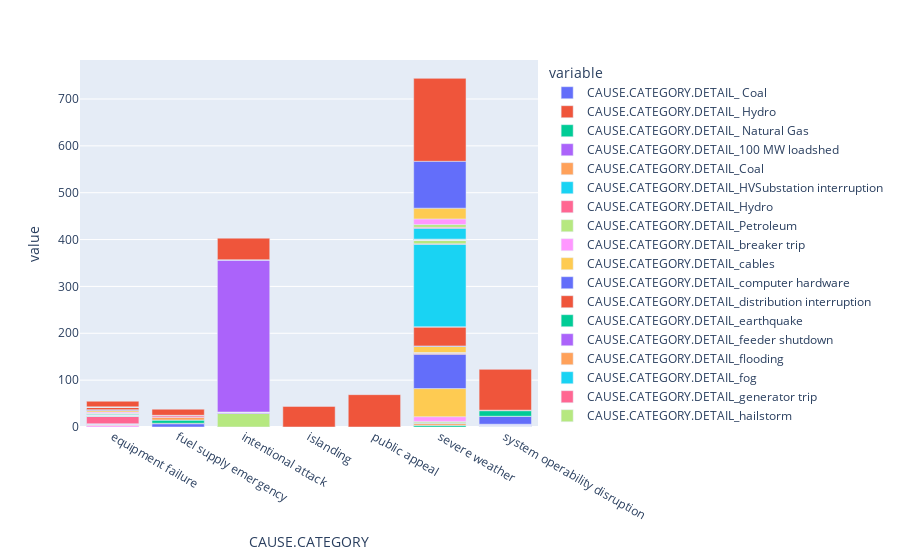

Notebook source saved alongside this figure:
### Code cell
df_cause = df_dropped[['CAUSE.CATEGORY', 'CAUSE.CATEGORY.DETAIL']]
df_cause = pd.get_dummies(df_cause, columns=['CAUSE.CATEGORY.DETAIL'], dummy_na=True, prefix='CAUSE.CATEGORY.DETAIL')
df_cause.groupby('CAUSE.CATEGORY').agg('sum').plot(kind='bar')
#df_cause

### Figure 1 — Plotly figure (JSON) as saved in the notebook; plotly's stock layout.template omitted (floating-point values rounded to 4 significant figures)
{"data": [{"alignmentgroup": "True", "hovertemplate": "variable=CAUSE.CATEGORY.DETAIL_ Coal<br>CAUSE.CATEGORY=%{x}<br>value=%{y}<extra></extra>", "legendgroup": "CAUSE.CATEGORY.DETAIL_ Coal", "marker": {"color": "#636efa", "pattern": {"shape": ""}}, "name": "CAUSE.CATEGORY.DETAIL_ Coal", "offsetgroup": "CAUSE.CATEGORY.DETAIL_ Coal", "orientation": "v", "showlegend": true, "textposition": "auto", "type": "bar", "x": ["equipment failure", "fuel supply emergency", "intentional attack", "islanding", "public appeal", "severe weather", "system operability disruption"], "xaxis": "x", "y": [0, 7, 0, 0, 0, 0, 0], "yaxis": "y"}, {"alignmentgroup": "True", "hovertemplate": "variable=CAUSE.CATEGORY.DETAIL_ Hydro<br>CAUSE.CATEGORY=%{x}<br>value=%{y}<extra></extra>", "legendgroup": "CAUSE.CATEGORY.DETAIL_ Hydro", "marker": {"color": "#EF553B", "pattern": {"shape": ""}}, "name": "CAUSE.CATEGORY.DETAIL_ Hydro", "offsetgroup": "CAUSE.CATEGORY.DETAIL_ Hydro", "orientation": "v", "showlegend": true, "textposition": "auto", "type": "bar", "x": ["equipment failure", "fuel supply emergency", "intentional attack", "islanding", "public appeal", "severe weather", "system operability disruption"], "xaxis": "x", "y": [0, 1, 0, 0, 0, 0, 0], "yaxis": "y"}, {"alignmentgroup": "True", "hovertemplate": "variable=CAUSE.CATEGORY.DETAIL_ Natural Gas<br>CAUSE.CATEGORY=%{x}<br>value=%{y}<extra></extra>", "legendgroup": "CAUSE.CATEGORY.DETAIL_ Natural Gas", "marker": {"color": "#00cc96", "pattern": {"shape": ""}}, "name": "CAUSE.CATEGORY.DETAIL_ Natural Gas", "offsetgroup": "CAUSE.CATEGORY.DETAIL_ Natural Gas", "orientation": "v", "showlegend": true, "textposition": "auto", "type": "bar", "x": ["equipment failure", "fuel supply emergency", "intentional attack", "islanding", "public appeal", "severe weather", "system operability disruption"], "xaxis": "x", "y": [0, 7, 0, 0, 0, 0, 0], "yaxis": "y"}, {"alignmentgroup": "True", "hovertemplate": "variable=CAUSE.CATEGORY.DETAIL_100 MW loadshed<br>CAUSE.CATEGORY=%{x}<br>value=%{y}<extra></extra>", "legendgroup": "CAUSE.CATEGORY.DETAIL_100 MW loadshed", "marker": {"color": "#ab63fa", "pattern": {"shape": ""}}, "name": "CAUSE.CATEGORY.DETAIL_100 MW loadshed", "offsetgroup": "CAUSE.CATEGORY.DETAIL_100 MW loadshed", "orientation": "v", "showlegend": true, "textposition": "auto", "type": "bar", "x": ["equipment failure", "fuel supply emergency", "intentional attack", "islanding", "public appeal", "severe weather", "system operability disruption"], "xaxis": "x", "y": [0, 0, 0, 0, 0, 0, 1], "yaxis": "y"}, {"alignmentgroup": "True", "hovertemplate": "variable=CAUSE.CATEGORY.DETAIL_Coal<br>CAUSE.CATEGORY=%{x}<br>value=%{y}<extra></extra>", "legendgroup": "CAUSE.CATEGORY.DETAIL_Coal", "marker": {"color": "#FFA15A", "pattern": {"shape": ""}}, "name": "CAUSE.CATEGORY.DETAIL_Coal", "offsetgroup": "CAUSE.CATEGORY.DETAIL_Coal", "orientation": "v", "showlegend": true, "textposition": "auto", "type": "bar", "x": ["equipment failure", "fuel supply emergency", "intentional attack", "islanding", "public appeal", "severe weather", "system operability disruption"], "xaxis": "x", "y": [0, 6, 0, 0, 0, 0, 0], "yaxis": "y"}, {"alignmentgroup": "True", "hovertemplate": "variable=CAUSE.CATEGORY.DETAIL_HVSubstation interruption<br>CAUSE.CATEGORY=%{x}<br>value=%{y}<extra></extra>", "legendgroup": "CAUSE.CATEGORY.DETAIL_HVSubstation interruption", "marker": {"color": "#19d3f3", "pattern": {"shape": ""}}, "name": "CAUSE.CATEGORY.DETAIL_HVSubstation interruption", "offsetgroup": "CAUSE.CATEGORY.DETAIL_HVSubstation interruption", "orientation": "v", "showlegend": true, "textposition": "auto", "type": "bar", "x": ["equipment failure", "fuel supply emergency", "intentional attack", "islanding", "public appeal", "severe weather", "system operability disruption"], "xaxis": "x", "y": [0, 0, 0, 0, 0, 0, 1], "yaxis": "y"}, {"alignmentgroup": "True", "hovertemplate": "variable=CAUSE.CATEGORY.DETAIL_Hydro<br>CAUSE.CATEGORY=%{x}<br>value=%{y}<extra></extra>", "legendgroup": "CAUSE.CATEGORY.DETAIL_Hydro", "marker": {"color": "#FF6692", "pattern": {"shape": ""}}, "name": "CAUSE.CATEGORY.DETAIL_Hydro", "offsetgroup": "CAUSE.CATEGORY.DETAIL_Hydro", "orientation": "v", "showlegend": true, "textposition": "auto", "type": "bar", "x": ["equipment failure", "fuel supply emergency", "intentional attack", "islanding", "public appeal", "severe weather", "system operability disruption"], "xaxis": "x", "y": [0, 3, 0, 0, 0, 0, 0], "yaxis": "y"}, {"alignmentgroup": "True", "hovertemplate": "variable=CAUSE.CATEGORY.DETAIL_Petroleum<br>CAUSE.CATEGORY=%{x}<br>value=%{y}<extra></extra>", "legendgroup": "CAUSE.CATEGORY.DETAIL_Petroleum", "marker": {"color": "#B6E880", "pattern": {"shape": ""}}, "name": "CAUSE.CATEGORY.DETAIL_Petroleum", "offsetgroup": "CAUSE.CATEGORY.DETAIL_Petroleum", "orientation": "v", "showlegend": true, "textposition": "auto", "type": "bar", "x": ["equipment failure", "fuel supply emergency", "intentional attack", "islanding", "public appeal", "severe weather", "system operability disruption"], "xaxis": "x", "y": [0, 1, 0, 0, 0, 0, 0], "yaxis": "y"}, {"alignmentgroup": "True", "hovertemplate": "variable=CAUSE.CATEGORY.DETAIL_breaker trip<br>CAUSE.CATEGORY=%{x}<br>value=%{y}<extra></extra>", "legendgroup": "CAUSE.CATEGORY.DETAIL_breaker trip", "marker": {"color": "#FF97FF", "pattern": {"shape": ""}}, "name": "CAUSE.CATEGORY.DETAIL_breaker trip", "offsetgroup": "CAUSE.CATEGORY.DETAIL_breaker trip", "orientation": "v", "showlegend": true, "textposition": "auto", "type": "bar", "x": ["equipment failure", "fuel supply emergency", "intentional attack", "islanding", "public appeal", "severe weather", "system operability disruption"], "xaxis": "x", "y": [4, 0, 0, 0, 0, 0, 0], "yaxis": "y"}, {"alignmentgroup": "True", "hovertemplate": "variable=CAUSE.CATEGORY.DETAIL_cables<br>CAUSE.CATEGORY=%{x}<br>value=%{y}<extra></extra>", "legendgroup": "CAUSE.CATEGORY.DETAIL_cables", "marker": {"color": "#FECB52", "pattern": {"shape": ""}}, "name": "CAUSE.CATEGORY.DETAIL_cables", "offsetgroup": "CAUSE.CATEGORY.DETAIL_cables", "orientation": "v", "showlegend": true, "textposition": "auto", "type": "bar", "x": ["equipment failure", "fuel supply emergency", "intentional attack", "islanding", "public appeal", "severe weather", "system operability disruption"], "xaxis": "x", "y": [1, 0, 0, 0, 0, 0, 0], "yaxis": "y"}, {"alignmentgroup": "True", "hovertemplate": "variable=CAUSE.CATEGORY.DETAIL_computer hardware<br>CAUSE.CATEGORY=%{x}<br>value=%{y}<extra></extra>", "legendgroup": "CAUSE.CATEGORY.DETAIL_computer hardware", "marker": {"color": "#636efa", "pattern": {"shape": ""}}, "name": "CAUSE.CATEGORY.DETAIL_computer hardware", "offsetgroup": "CAUSE.CATEGORY.DETAIL_computer hardware", "orientation": "v", "showlegend": true, "textposition": "auto", "type": "bar", "x": ["equipment failure", "fuel supply emergency", "intentional attack", "islanding", "public appeal", "severe weather", "system operability disruption"], "xaxis": "x", "y": [1, 0, 0, 0, 0, 0, 0], "yaxis": "y"}, {"alignmentgroup": "True", "hovertemplate": "variable=CAUSE.CATEGORY.DETAIL_distribution interruption<br>CAUSE.CATEGORY=%{x}<br>value=%{y}<extra></extra>", "legendgroup": "CAUSE.CATEGORY.DETAIL_distribution interruption", "marker": {"color": "#EF553B", "pattern": {"shape": ""}}, "name": "CAUSE.CATEGORY.DETAIL_distribution interruption", "offsetgroup": "CAUSE.CATEGORY.DETAIL_distribution interruption", "orientation": "v", "showlegend": true, "textposition": "auto", "type": "bar", "x": ["equipment failure", "fuel supply emergency", "intentional attack", "islanding", "public appeal", "severe weather", "system operability disruption"], "xaxis": "x", "y": [0, 0, 0, 0, 0, 0, 2], "yaxis": "y"}, {"alignmentgroup": "True", "hovertemplate": "variable=CAUSE.CATEGORY.DETAIL_earthquake<br>CAUSE.CATEGORY=%{x}<br>value=%{y}<extra></extra>", "legendgroup": "CAUSE.CATEGORY.DETAIL_earthquake", "marker": {"color": "#00cc96", "pattern": {"shape": ""}}, "name": "CAUSE.CATEGORY.DETAIL_earthquake", "offsetgroup": "CAUSE.CATEGORY.DETAIL_earthquake", "orientation": "v", "showlegend": true, "textposition": "auto", "type": "bar", "x": ["equipment failure", "fuel supply emergency", "intentional attack", "islanding", "public appeal", "severe weather", "system operability disruption"], "xaxis": "x", "y": [0, 0, 0, 0, 0, 4, 0], "yaxis": "y"}, {"alignmentgroup": "True", "hovertemplate": "variable=CAUSE.CATEGORY.DETAIL_feeder shutdown<br>CAUSE.CATEGORY=%{x}<br>value=%{y}<extra></extra>", "legendgroup": "CAUSE.CATEGORY.DETAIL_feeder shutdown", "marker": {"color": "#ab63fa", "pattern": {"shape": ""}}, "name": "CAUSE.CATEGORY.DETAIL_feeder shutdown", "offsetgroup": "CAUSE.CATEGORY.DETAIL_feeder shutdown", "orientation": "v", "showlegend": true, "textposition": "auto", "type": "bar", "x": ["equipment failure", "fuel supply emergency", "intentional attack", "islanding", "public appeal", "severe weather", "system operability disruption"], "xaxis": "x", "y": [1, 0, 0, 0, 0, 0, 0], "yaxis": "y"}, {"alignmentgroup": "True", "hovertemplate": "variable=CAUSE.CATEGORY.DETAIL_flooding<br>CAUSE.CATEGORY=%{x}<br>value=%{y}<extra></extra>", "legendgroup": "CAUSE.CATEGORY.DETAIL_flooding", "marker": {"color": "#FFA15A", "pattern": {"shape": ""}}, "name": "CAUSE.CATEGORY.DETAIL_flooding", "offsetgroup": "CAUSE.CATEGORY.DETAIL_flooding", "orientation": "v", "showlegend": true, "textposition": "auto", "type": "bar", "x": ["equipment failure", "fuel supply emergency", "intentional attack", "islanding", "public appeal", "severe weather", "system operability disruption"], "xaxis": "x", "y": [0, 0, 0, 0, 0, 4, 0], "yaxis": "y"}, {"alignmentgroup": "True", "hovertemplate": "variable=CAUSE.CATEGORY.DETAIL_fog<br>CAUSE.CATEGORY=%{x}<br>value=%{y}<extra></extra>", "legendgroup": "CAUSE.CATEGORY.DETAIL_fog", "marker": {"color": "#19d3f3", "pattern": {"shape": ""}}, "name": "CAUSE.CATEGORY.DETAIL_fog", "offsetgroup": "CAUSE.CATEGORY.DETAIL_fog", "orientation": "v", "showlegend": true, "textposition": "auto", "type": "bar", "x": ["equipment failure", "fuel supply emergency", "intentional attack", "islanding", "public appeal", "severe weather", "system operability disruption"], "xaxis": "x", "y": [0, 0, 0, 0, 0, 1, 0], "yaxis": "y"}, {"alignmentgroup": "True", "hovertemplate": "variable=CAUSE.CATEGORY.DETAIL_generator trip<br>CAUSE.CATEGORY=%{x}<br>value=%{y}<extra></extra>", "legendgroup": "CAUSE.CATEGORY.DETAIL_generator trip", "marker": {"color": "#FF6692", "pattern": {"shape": ""}}, "name": "CAUSE.CATEGORY.DETAIL_generator trip", "offsetgroup": "CAUSE.CATEGORY.DETAIL_generator trip", "orientation": "v", "showlegend": true, "textposition": "auto", "type": "bar", "x": ["equipment failure", "fuel supply emergency", "intentional attack", "islanding", "public appeal", "severe weather", "system operability disruption"], "xaxis": "x", "y": [16, 0, 0, 0, 0, 0, 0], "yaxis": "y"}, {"alignmentgroup": "True", "hovertemplate": "variable=CAUSE.CATEGORY.DETAIL_hailstorm<br>CAUSE.CATEGORY=%{x}<br>value=%{y}<extra></extra>", "legendgroup": "CAUSE.CATEGORY.DETAIL_hailstorm", "marker": {"color": "#B6E880", "pattern": {"shape": ""}}, "name": "CAUSE.CATEGORY.DETAIL_hailstorm", "offsetgroup": "CAUSE.CATEGORY.DETAIL_hailstorm", "orientation": "v", "showlegend": true, "textposition": "auto", "type": "bar", "x": ["equipment failure", "fuel supply emergency", "intentional attack", "islanding", "public appeal", "severe weather", "system operability disruption"], "xaxis": "x", "y": [0, 0, 0, 0, 0, 3, 0], "yaxis": "y"}, {"alignmentgroup": "True", "hovertemplate": "variable=CAUSE.CATEGORY.DETAIL_heatwave<br>CAUSE.CATEGORY=%{x}<br>value=%{y}<extra></extra>", "legendgroup": "CAUSE.CATEGORY.DETAIL_heatwave", "marker": {"color": "#FF97FF", "pattern": {"shape": ""}}, "name": "CAUSE.CATEGORY.DETAIL_heatwave", "offsetgroup": "CAUSE.CATEGORY.DETAIL_heatwave", "orientation": "v", "showlegend": true, "textposition": "auto", "type": "bar", "x": ["equipment failure", "fuel supply emergency", "intentional attack", "islanding", "public appeal", "severe weather", "system operability disruption"], "xaxis": "x", "y": [0, 0, 0, 0, 0, 10, 0], "yaxis": "y"}, {"alignmentgroup": "True", "hovertemplate": "variable=CAUSE.CATEGORY.DETAIL_heavy wind<br>CAUSE.CATEGORY=%{x}<br>value=%{y}<extra></extra>", "legendgroup": "CAUSE.CATEGORY.DETAIL_heavy wind", "marker": {"color": "#FECB52", "pattern": {"shape": ""}}, "name": "CAUSE.CATEGORY.DETAIL_heavy wind", "offsetgroup": "CAUSE.CATEGORY.DETAIL_heavy wind", "orientation": "v", "showlegend": true, "textposition": "auto", "type": "bar", "x": ["equipment failure", "fuel supply emergency", "intentional attack", "islanding", "public appeal", "severe weather", "system operability disruption"], "xaxis": "x", "y": [0, 0, 0, 0, 0, 60, 0], "yaxis": "y"}, {"alignmentgroup": "True", "hovertemplate": "variable=CAUSE.CATEGORY.DETAIL_hurricanes<br>CAUSE.CATEGORY=%{x}<br>value=%{y}<extra></extra>", "legendgroup": "CAUSE.CATEGORY.DETAIL_hurricanes", "marker": {"color": "#636efa", "pattern": {"shape": ""}}, "name": "CAUSE.CATEGORY.DETAIL_hurricanes", "offsetgroup": "CAUSE.CATEGORY.DETAIL_hurricanes", "orientation": "v", "showlegend": true, "textposition": "auto", "type": "bar", "x": ["equipment failure", "fuel supply emergency", "intentional attack", "islanding", "public appeal", "severe weather", "system operability disruption"], "xaxis": "x", "y": [0, 0, 0, 0, 0, 73, 0], "yaxis": "y"}, {"alignmentgroup": "True", "hovertemplate": "variable=CAUSE.CATEGORY.DETAIL_lightning<br>CAUSE.CATEGORY=%{x}<br>value=%{y}<extra></extra>", "legendgroup": "CAUSE.CATEGORY.DETAIL_lightning", "marker": {"color": "#EF553B", "pattern": {"shape": ""}}, "name": "CAUSE.CATEGORY.DETAIL_lightning", "offsetgroup": "CAUSE.CATEGORY.DETAIL_lightning", "orientation": "v", "showlegend": true, "textposition": "auto", "type": "bar", "x": ["equipment failure", "fuel supply emergency", "intentional attack", "islanding", "public appeal", "severe weather", "system operability disruption"], "xaxis": "x", "y": [0, 0, 0, 0, 0, 3, 0], "yaxis": "y"}, {"alignmentgroup": "True", "hovertemplate": "variable=CAUSE.CATEGORY.DETAIL_line fault<br>CAUSE.CATEGORY=%{x}<br>value=%{y}<extra></extra>", "legendgroup": "CAUSE.CATEGORY.DETAIL_line fault", "marker": {"color": "#00cc96", "pattern": {"shape": ""}}, "name": "CAUSE.CATEGORY.DETAIL_line fault", "offsetgroup": "CAUSE.CATEGORY.DETAIL_line fault", "orientation": "v", "showlegend": true, "textposition": "auto", "type": "bar", "x": ["equipment failure", "fuel supply emergency", "intentional attack", "islanding", "public appeal", "severe weather", "system operability disruption"], "xaxis": "x", "y": [1, 0, 0, 0, 0, 0, 0], "yaxis": "y"}, {"alignmentgroup": "True", "hovertemplate": "variable=CAUSE.CATEGORY.DETAIL_majorsystem interruption<br>CAUSE.CATEGORY=%{x}<br>value=%{y}<extra></extra>", "legendgroup": "CAUSE.CATEGORY.DETAIL_majorsystem interruption", "marker": {"color": "#ab63fa", "pattern": {"shape": ""}}, "name": "CAUSE.CATEGORY.DETAIL_majorsystem interruption", "offsetgroup": "CAUSE.CATEGORY.DETAIL_majorsystem interruption", "orientation": "v", "showlegend": true, "textposition": "auto", "type": "bar", "x": ["equipment failure", "fuel supply emergency", "intentional attack", "islanding", "public appeal", "severe weather", "system operability disruption"], "xaxis": "x", "y": [0, 0, 0, 0, 0, 0, 1], "yaxis": "y"}, {"alignmentgroup": "True", "hovertemplate": "variable=CAUSE.CATEGORY.DETAIL_plant trip<br>CAUSE.CATEGORY=%{x}<br>value=%{y}<extra></extra>", "legendgroup": "CAUSE.CATEGORY.DETAIL_plant trip", "marker": {"color": "#FFA15A", "pattern": {"shape": ""}}, "name": "CAUSE.CATEGORY.DETAIL_plant trip", "offsetgroup": "CAUSE.CATEGORY.DETAIL_plant trip", "orientation": "v", "showlegend": true, "textposition": "auto", "type": "bar", "x": ["equipment failure", "fuel supply emergency", "intentional attack", "islanding", "public appeal", "severe weather", "system operability disruption"], "xaxis": "x", "y": [1, 0, 0, 0, 0, 0, 0], "yaxis": "y"}, {"alignmentgroup": "True", "hovertemplate": "variable=CAUSE.CATEGORY.DETAIL_public appeal<br>CAUSE.CATEGORY=%{x}<br>value=%{y}<extra></extra>", "legendgroup": "CAUSE.CATEGORY.DETAIL_public appeal", "marker": {"color": "#19d3f3", "pattern": {"shape": ""}}, "name": "CAUSE.CATEGORY.DETAIL_public appeal", "offsetgroup": "CAUSE.CATEGORY.DETAIL_public appeal", "orientation": "v", "showlegend": true, "textposition": "auto", "type": "bar", "x": ["equipment failure", "fuel supply emergency", "intentional attack", "islanding", "public appeal", "severe weather", "system operability disruption"], "xaxis": "x", "y": [0, 0, 0, 0, 0, 1, 0], "yaxis": "y"}, {"alignmentgroup": "True", "hovertemplate": "variable=CAUSE.CATEGORY.DETAIL_relaying malfunction<br>CAUSE.CATEGORY=%{x}<br>value=%{y}<extra></extra>", "legendgroup": "CAUSE.CATEGORY.DETAIL_relaying malfunction", "marker": {"color": "#FF6692", "pattern": {"shape": ""}}, "name": "CAUSE.CATEGORY.DETAIL_relaying malfunction", "offsetgroup": "CAUSE.CATEGORY.DETAIL_relaying malfunction", "orientation": "v", "showlegend": true, "textposition": "auto", "type": "bar", "x": ["equipment failure", "fuel supply emergency", "intentional attack", "islanding", "public appeal", "severe weather", "system operability disruption"], "xaxis": "x", "y": [1, 0, 0, 0, 0, 0, 0], "yaxis": "y"}, {"alignmentgroup": "True", "hovertemplate": "variable=CAUSE.CATEGORY.DETAIL_sabotage<br>CAUSE.CATEGORY=%{x}<br>value=%{y}<extra></extra>", "legendgroup": "CAUSE.CATEGORY.DETAIL_sabotage", "marker": {"color": "#B6E880", "pattern": {"shape": ""}}, "name": "CAUSE.CATEGORY.DETAIL_sabotage", "offsetgroup": "CAUSE.CATEGORY.DETAIL_sabotage", "orientation": "v", "showlegend": true, "textposition": "auto", "type": "bar", "x": ["equipment failure", "fuel supply emergency", "intentional attack", "islanding", "public appeal", "severe weather", "system operability disruption"], "xaxis": "x", "y": [0, 0, 29, 0, 0, 0, 0], "yaxis": "y"}, {"alignmentgroup": "True", "hovertemplate": "variable=CAUSE.CATEGORY.DETAIL_shed load<br>CAUSE.CATEGORY=%{x}<br>value=%{y}<extra></extra>", "legendgroup": "CAUSE.CATEGORY.DETAIL_shed load", "marker": {"color": "#FF97FF", "pattern": {"shape": ""}}, "name": "CAUSE.CATEGORY.DETAIL_shed load", "offsetgroup": "CAUSE.CATEGORY.DETAIL_shed load", "orientation": "v", "showlegend": true, "textposition": "auto", "type": "bar", "x": ["equipment failure", "fuel supply emergency", "intentional attack", "islanding", "public appeal", "severe weather", "system operability disruption"], "xaxis": "x", "y": [0, 0, 0, 0, 0, 0, 1], "yaxis": "y"}, {"alignmentgroup": "True", "hovertemplate": "variable=CAUSE.CATEGORY.DETAIL_snow/ice <br>CAUSE.CATEGORY=%{x}<br>value=%{y}<extra></extra>", "legendgroup": "CAUSE.CATEGORY.DETAIL_snow/ice ", "marker": {"color": "#FECB52", "pattern": {"shape": ""}}, "name": "CAUSE.CATEGORY.DETAIL_snow/ice ", "offsetgroup": "CAUSE.CATEGORY.DETAIL_snow/ice ", "orientation": "v", "showlegend": true, "textposition": "auto", "type": "bar", "x": ["equipment failure", "fuel supply emergency", "intentional attack", "islanding", "public appeal", "severe weather", "system operability disruption"], "xaxis": "x", "y": [0, 0, 0, 0, 0, 13, 0], "yaxis": "y"}, {"alignmentgroup": "True", "hovertemplate": "variable=CAUSE.CATEGORY.DETAIL_snow/ice storm<br>CAUSE.CATEGORY=%{x}<br>value=%{y}<extra></extra>", "legendgroup": "CAUSE.CATEGORY.DETAIL_snow/ice storm", "marker": {"color": "#636efa", "pattern": {"shape": ""}}, "name": "CAUSE.CATEGORY.DETAIL_snow/ice storm", "offsetgroup": "CAUSE.CATEGORY.DETAIL_snow/ice storm", "orientation": "v", "showlegend": true, "textposition": "auto", "type": "bar", "x": ["equipment failure", "fuel supply emergency", "intentional attack", "islanding", "public appeal", "severe weather", "system operability disruption"], "xaxis": "x", "y": [0, 0, 0, 0, 0, 1, 0], "yaxis": "y"}, {"alignmentgroup": "True", "hovertemplate": "variable=CAUSE.CATEGORY.DETAIL_storm<br>CAUSE.CATEGORY=%{x}<br>value=%{y}<extra></extra>", "legendgroup": "CAUSE.CATEGORY.DETAIL_storm", "marker": {"color": "#EF553B", "pattern": {"shape": ""}}, "name": "CAUSE.CATEGORY.DETAIL_storm", "offsetgroup": "CAUSE.CATEGORY.DETAIL_storm", "orientation": "v", "showlegend": true, "textposition": "auto", "type": "bar", "x": ["equipment failure", "fuel supply emergency", "intentional attack", "islanding", "public appeal", "severe weather", "system operability disruption"], "xaxis": "x", "y": [0, 0, 0, 0, 0, 41, 0], "yaxis": "y"}, {"alignmentgroup": "True", "hovertemplate": "variable=CAUSE.CATEGORY.DETAIL_substation<br>CAUSE.CATEGORY=%{x}<br>value=%{y}<extra></extra>", "legendgroup": "CAUSE.CATEGORY.DETAIL_substation", "marker": {"color": "#00cc96", "pattern": {"shape": ""}}, "name": "CAUSE.CATEGORY.DETAIL_substation", "offsetgroup": "CAUSE.CATEGORY.DETAIL_substation", "orientation": "v", "showlegend": true, "textposition": "auto", "type": "bar", "x": ["equipment failure", "fuel supply emergency", "intentional attack", "islanding", "public appeal", "severe weather", "system operability disruption"], "xaxis": "x", "y": [2, 0, 0, 0, 0, 0, 0], "yaxis": "y"}, {"alignmentgroup": "True", "hovertemplate": "variable=CAUSE.CATEGORY.DETAIL_suspicious activity<br>CAUSE.CATEGORY=%{x}<br>value=%{y}<extra></extra>", "legendgroup": "CAUSE.CATEGORY.DETAIL_suspicious activity", "marker": {"color": "#ab63fa", "pattern": {"shape": ""}}, "name": "CAUSE.CATEGORY.DETAIL_suspicious activity", "offsetgroup": "CAUSE.CATEGORY.DETAIL_suspicious activity", "orientation": "v", "showlegend": true, "textposition": "auto", "type": "bar", "x": ["equipment failure", "fuel supply emergency", "intentional attack", "islanding", "public appeal", "severe weather", "system operability disruption"], "xaxis": "x", "y": [0, 0, 3, 0, 0, 0, 0], "yaxis": "y"}, {"alignmentgroup": "True", "hovertemplate": "variable=CAUSE.CATEGORY.DETAIL_switching<br>CAUSE.CATEGORY=%{x}<br>value=%{y}<extra></extra>", "legendgroup": "CAUSE.CATEGORY.DETAIL_switching", "marker": {"color": "#FFA15A", "pattern": {"shape": ""}}, "name": "CAUSE.CATEGORY.DETAIL_switching", "offsetgroup": "CAUSE.CATEGORY.DETAIL_switching", "orientation": "v", "showlegend": true, "textposition": "auto", "type": "bar", "x": ["equipment failure", "fuel supply emergency", "intentional attack", "islanding", "public appeal", "severe weather", "system operability disruption"], "xaxis": "x", "y": [2, 0, 0, 0, 0, 0, 0], "yaxis": "y"}, {"alignmentgroup": "True", "hovertemplate": "variable=CAUSE.CATEGORY.DETAIL_thunderstorm<br>CAUSE.CATEGORY=%{x}<br>value=%{y}<extra></extra>", "legendgroup": "CAUSE.CATEGORY.DETAIL_thunderstorm", "marker": {"color": "#19d3f3", "pattern": {"shape": ""}}, "name": "CAUSE.CATEGORY.DETAIL_thunderstorm", "offsetgroup": "CAUSE.CATEGORY.DETAIL_thunderstorm", "orientation": "v", "showlegend": true, "textposition": "auto", "type": "bar", "x": ["equipment failure", "fuel supply emergency", "intentional attack", "islanding", "public appeal", "severe weather", "system operability disruption"], "xaxis": "x", "y": [0, 0, 0, 0, 0, 176, 0], "yaxis": "y"}, {"alignmentgroup": "True", "hovertemplate": "variable=CAUSE.CATEGORY.DETAIL_thunderstorm; islanding<br>CAUSE.CATEGORY=%{x}<br>value=%{y}<extra></extra>", "legendgroup": "CAUSE.CATEGORY.DETAIL_thunderstorm; islanding", "marker": {"color": "#FF6692", "pattern": {"shape": ""}}, "name": "CAUSE.CATEGORY.DETAIL_thunderstorm; islanding", "offsetgroup": "CAUSE.CATEGORY.DETAIL_thunderstorm; islanding", "orientation": "v", "showlegend": true, "textposition": "auto", "type": "bar", "x": ["equipment failure", "fuel supply emergency", "intentional attack", "islanding", "public appeal", "severe weather", "system operability disruption"], "xaxis": "x", "y": [0, 0, 0, 0, 0, 1, 0], "yaxis": "y"}, {"alignmentgroup": "True", "hovertemplate": "variable=CAUSE.CATEGORY.DETAIL_tornadoes<br>CAUSE.CATEGORY=%{x}<br>value=%{y}<extra></extra>", "legendgroup": "CAUSE.CATEGORY.DETAIL_tornadoes", "marker": {"color": "#B6E880", "pattern": {"shape": ""}}, "name": "CAUSE.CATEGORY.DETAIL_tornadoes", "offsetgroup": "CAUSE.CATEGORY.DETAIL_tornadoes", "orientation": "v", "showlegend": true, "textposition": "auto", "type": "bar", "x": ["equipment failure", "fuel supply emergency", "intentional attack", "islanding", "public appeal", "severe weather", "system operability disruption"], "xaxis": "x", "y": [0, 0, 0, 0, 0, 8, 0], "yaxis": "y"}, {"alignmentgroup": "True", "hovertemplate": "variable=CAUSE.CATEGORY.DETAIL_transformer outage<br>CAUSE.CATEGORY=%{x}<br>value=%{y}<extra></extra>", "legendgroup": "CAUSE.CATEGORY.DETAIL_transformer outage", "marker": {"color": "#FF97FF", "pattern": {"shape": ""}}, "name": "CAUSE.CATEGORY.DETAIL_transformer outage", "offsetgroup": "CAUSE.CATEGORY.DETAIL_transformer outage", "orientation": "v", "showlegend": true, "textposition": "auto", "type": "bar", "x": ["equipment failure", "fuel supply emergency", "intentional attack", "islanding", "public appeal", "severe weather", "system operability disruption"], "xaxis": "x", "y": [2, 0, 0, 0, 0, 0, 0], "yaxis": "y"}, {"alignmentgroup": "True", "hovertemplate": "variable=CAUSE.CATEGORY.DETAIL_transmission<br>CAUSE.CATEGORY=%{x}<br>value=%{y}<extra></extra>", "legendgroup": "CAUSE.CATEGORY.DETAIL_transmission", "marker": {"color": "#FECB52", "pattern": {"shape": ""}}, "name": "CAUSE.CATEGORY.DETAIL_transmission", "offsetgroup": "CAUSE.CATEGORY.DETAIL_transmission", "orientation": "v", "showlegend": true, "textposition": "auto", "type": "bar", "x": ["equipment failure", "fuel supply emergency", "intentional attack", "islanding", "public appeal", "severe weather", "system operability disruption"], "xaxis": "x", "y": [3, 0, 0, 0, 0, 0, 0], "yaxis": "y"}, {"alignmentgroup": "True", "hovertemplate": "variable=CAUSE.CATEGORY.DETAIL_transmission interruption<br>CAUSE.CATEGORY=%{x}<br>value=%{y}<extra></extra>", "legendgroup": "CAUSE.CATEGORY.DETAIL_transmission interruption", "marker": {"color": "#636efa", "pattern": {"shape": ""}}, "name": "CAUSE.CATEGORY.DETAIL_transmission interruption", "offsetgroup": "CAUSE.CATEGORY.DETAIL_transmission interruption", "orientation": "v", "showlegend": true, "textposition": "auto", "type": "bar", "x": ["equipment failure", "fuel supply emergency", "intentional attack", "islanding", "public appeal", "severe weather", "system operability disruption"], "xaxis": "x", "y": [2, 0, 0, 0, 0, 0, 17], "yaxis": "y"}, {"alignmentgroup": "True", "hovertemplate": "variable=CAUSE.CATEGORY.DETAIL_transmission trip<br>CAUSE.CATEGORY=%{x}<br>value=%{y}<extra></extra>", "legendgroup": "CAUSE.CATEGORY.DETAIL_transmission trip", "marker": {"color": "#EF553B", "pattern": {"shape": ""}}, "name": "CAUSE.CATEGORY.DETAIL_transmission trip", "offsetgroup": "CAUSE.CATEGORY.DETAIL_transmission trip", "orientation": "v", "showlegend": true, "textposition": "auto", "type": "bar", "x": ["equipment failure", "fuel supply emergency", "intentional attack", "islanding", "public appeal", "severe weather", "system operability disruption"], "xaxis": "x", "y": [6, 0, 0, 0, 0, 0, 0], "yaxis": "y"}, {"alignmentgroup": "True", "hovertemplate": "variable=CAUSE.CATEGORY.DETAIL_uncontrolled loss<br>CAUSE.CATEGORY=%{x}<br>value=%{y}<extra></extra>", "legendgroup": "CAUSE.CATEGORY.DETAIL_uncontrolled loss", "marker": {"color": "#00cc96", "pattern": {"shape": ""}}, "name": "CAUSE.CATEGORY.DETAIL_uncontrolled loss", "offsetgroup": "CAUSE.CATEGORY.DETAIL_uncontrolled loss", "orientation": "v", "showlegend": true, "textposition": "auto", "type": "bar", "x": ["equipment failure", "fuel supply emergency", "intentional attack", "islanding", "public appeal", "severe weather", "system operability disruption"], "xaxis": "x", "y": [0, 0, 0, 0, 0, 2, 12], "yaxis": "y"}, {"alignmentgroup": "True", "hovertemplate": "variable=CAUSE.CATEGORY.DETAIL_vandalism<br>CAUSE.CATEGORY=%{x}<br>value=%{y}<extra></extra>", "legendgroup": "CAUSE.CATEGORY.DETAIL_vandalism", "marker": {"color": "#ab63fa", "pattern": {"shape": ""}}, "name": "CAUSE.CATEGORY.DETAIL_vandalism", "offsetgroup": "CAUSE.CATEGORY.DETAIL_vandalism", "orientation": "v", "showlegend": true, "textposition": "auto", "type": "bar", "x": ["equipment failure", "fuel supply emergency", "intentional attack", "islanding", "public appeal", "severe weather", "system operability disruption"], "xaxis": "x", "y": [0, 0, 325, 0, 0, 0, 0], "yaxis": "y"}, {"alignmentgroup": "True", "hovertemplate": "variable=CAUSE.CATEGORY.DETAIL_voltage reduction<br>CAUSE.CATEGORY=%{x}<br>value=%{y}<extra></extra>", "legendgroup": "CAUSE.CATEGORY.DETAIL_voltage reduction", "marker": {"color": "#FFA15A", "pattern": {"shape": ""}}, "name": "CAUSE.CATEGORY.DETAIL_voltage reduction", "offsetgroup": "CAUSE.CATEGORY.DETAIL_voltage reduction", "orientation": "v", "showlegend": true, "textposition": "auto", "type": "bar", "x": ["equipment failure", "fuel supply emergency", "intentional attack", "islanding", "public appeal", "severe weather", "system operability disruption"], "xaxis": "x", "y": [0, 0, 0, 0, 0, 0, 1], "yaxis": "y"}, {"alignmentgroup": "True", "hovertemplate": "variable=CAUSE.CATEGORY.DETAIL_wildfire<br>CAUSE.CATEGORY=%{x}<br>value=%{y}<extra></extra>", "legendgroup": "CAUSE.CATEGORY.DETAIL_wildfire", "marker": {"color": "#19d3f3", "pattern": {"shape": ""}}, "name": "CAUSE.CATEGORY.DETAIL_wildfire", "offsetgroup": "CAUSE.CATEGORY.DETAIL_wildfire", "orientation": "v", "showlegend": true, "textposition": "auto", "type": "bar", "x": ["equipment failure", "fuel supply emergency", "intentional attack", "islanding", "public appeal", "severe weather", "system operability disruption"], "xaxis": "x", "y": [0, 0, 0, 0, 0, 23, 0], "yaxis": "y"}, {"alignmentgroup": "True", "hovertemplate": "variable=CAUSE.CATEGORY.DETAIL_wind<br>CAUSE.CATEGORY=%{x}<br>value=%{y}<extra></extra>", "legendgroup": "CAUSE.CATEGORY.DETAIL_wind", "marker": {"color": "#FF6692", "pattern": {"shape": ""}}, "name": "CAUSE.CATEGORY.DETAIL_wind", "offsetgroup": "CAUSE.CATEGORY.DETAIL_wind", "orientation": "v", "showlegend": true, "textposition": "auto", "type": "bar", "x": ["equipment failure", "fuel supply emergency", "intentional attack", "islanding", "public appeal", "severe weather", "system operability disruption"], "xaxis": "x", "y": [0, 0, 0, 0, 0, 2, 0], "yaxis": "y"}, {"alignmentgroup": "True", "hovertemplate": "variable=CAUSE.CATEGORY.DETAIL_wind storm<br>CAUSE.CATEGORY=%{x}<br>value=%{y}<extra></extra>", "legendgroup": "CAUSE.CATEGORY.DETAIL_wind storm", "marker": {"color": "#B6E880", "pattern": {"shape": ""}}, "name": "CAUSE.CATEGORY.DETAIL_wind storm", "offsetgroup": "CAUSE.CATEGORY.DETAIL_wind storm", "orientation": "v", "showlegend": true, "textposition": "auto", "type": "bar", "x": ["equipment failure", "fuel supply emergency", "intentional attack", "islanding", "public appeal", "severe weather", "system operability disruption"], "xaxis": "x", "y": [0, 0, 0, 0, 0, 6, 0], "yaxis": "y"}, {"alignmentgroup": "True", "hovertemplate": "variable=CAUSE.CATEGORY.DETAIL_wind/rain<br>CAUSE.CATEGORY=%{x}<br>value=%{y}<extra></extra>", "legendgroup": "CAUSE.CATEGORY.DETAIL_wind/rain", "marker": {"color": "#FF97FF", "pattern": {"shape": ""}}, "name": "CAUSE.CATEGORY.DETAIL_wind/rain", "offsetgroup": "CAUSE.CATEGORY.DETAIL_wind/rain", "orientation": "v", "showlegend": true, "textposition": "auto", "type": "bar", "x": ["equipment failure", "fuel supply emergency", "intentional attack", "islanding", "public appeal", "severe weather", "system operability disruption"], "xaxis": "x", "y": [0, 0, 0, 0, 0, 12, 0], "yaxis": "y"}, {"alignmentgroup": "True", "hovertemplate": "variable=CAUSE.CATEGORY.DETAIL_winter<br>CAUSE.CATEGORY=%{x}<br>value=%{y}<extra></extra>", "legendgroup": "CAUSE.CATEGORY.DETAIL_winter", "marker": {"color": "#FECB52", "pattern": {"shape": ""}}, "name": "CAUSE.CATEGORY.DETAIL_winter", "offsetgroup": "CAUSE.CATEGORY.DETAIL_winter", "orientation": "v", "showlegend": true, "textposition": "auto", "type": "bar", "x": ["equipment failure", "fuel supply emergency", "intentional attack", "islanding", "public appeal", "severe weather", "system operability disruption"], "xaxis": "x", "y": [0, 0, 0, 0, 0, 23, 0], "yaxis": "y"}, {"alignmentgroup": "True", "hovertemplate": "variable=CAUSE.CATEGORY.DETAIL_winter storm<br>CAUSE.CATEGORY=%{x}<br>value=%{y}<extra></extra>", "legendgroup": "CAUSE.CATEGORY.DETAIL_winter storm", "marker": {"color": "#636efa", "pattern": {"shape": ""}}, "name": "CAUSE.CATEGORY.DETAIL_winter storm", "offsetgroup": "CAUSE.CATEGORY.DETAIL_winter storm", "orientation": "v", "showlegend": true, "textposition": "auto", "type": "bar", "x": ["equipment failure", "fuel supply emergency", "intentional attack", "islanding", "public appeal", "severe weather", "system operability disruption"], "xaxis": "x", "y": [0, 0, 0, 0, 0, 100, 0], "yaxis": "y"}, {"alignmentgroup": "True", "hovertemplate": "variable=CAUSE.CATEGORY.DETAIL_nan<br>CAUSE.CATEGORY=%{x}<br>value=%{y}<extra></extra>", "legendgroup": "CAUSE.CATEGORY.DETAIL_nan", "marker": {"color": "#EF553B", "pattern": {"shape": ""}}, "name": "CAUSE.CATEGORY.DETAIL_nan", "offsetgroup": "CAUSE.CATEGORY.DETAIL_nan", "orientation": "v", "showlegend": true, "textposition": "auto", "type": "bar", "x": ["equipment failure", "fuel supply emergency", "intentional attack", "islanding", "public appeal", "severe weather", "system operability disruption"], "xaxis": "x", "y": [12, 13, 46, 44, 69, 177, 87], "yaxis": "y"}], "layout": {"barmode": "relative", "legend": {"title": {"text": "variable"}, "tracegroupgap": 0}, "margin": {"t": 60}, "xaxis": {"anchor": "y", "domain": [0, 1], "title": {"text": "CAUSE.CATEGORY"}}, "yaxis": {"anchor": "x", "domain": [0, 1], "title": {"text": "value"}}}}
